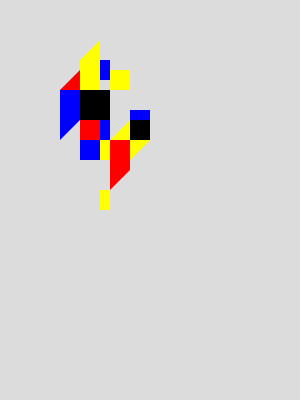
Frame 1 (no input)
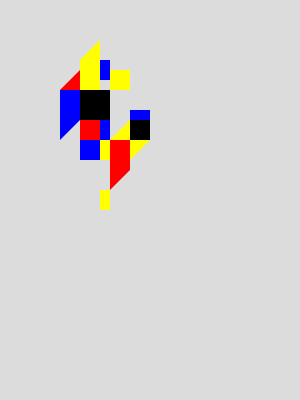
Frame 60 (no input)
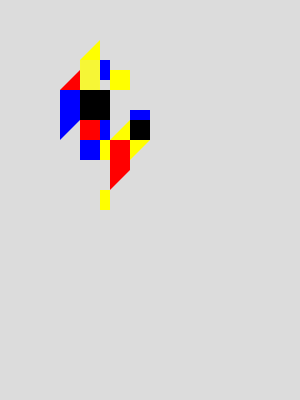
Frame 120 (the mouse pressed at the canvas centre since frame 60)

The p5.js sketch that drew these frames (run headless with seeded random() and noise() and a simulated clock; from frame 60 on, the mouse is pressed at the canvas centre):

// p5.js sketch
// ── sketch.js
let figures;
let colors;
function setup() {
  createCanvas(300, 400);
  this.colors = [[0,0,0,255],[0,0,255,255],[255,255,0,255],[255,0,0,255]];
  
  this.figures = [];
  
  inicialitzarFigures();
}

function draw() {
  background(220);
  var rand = int(random(10));
  //console.log(rand);
  if (rand == 1){
    let i = int(random(100))
    if (i <= 12){
     this.figures[i].accionar();
    }
  }  
  this.figures.forEach(pintarFigures);
}

function pintarFigures(figura,index){  
  if (figura.accionat()){
    figura = animacioEsvair(figura);    
  }
  figura.draw();
}

function animacioEsvair(figura){
    var color = figura.getColor();
    var difuminat = color[3];
    print("accionat");
    if (figura.esvaint()){      
      if (difuminat <= 0){
        figura.noEsvair();
        figura.desAccionar();
       }else{
         print("esvaint");
        difuminat-=1;
      }          
    }else{      
      if (difuminat >= 255){
        figura.esvair();
        figura.desAccionar();
      }else{
        print("desesvaint");
        difuminat+=1; 
      }
    }
    figura.setColor([color[0],color[1],color[2],difuminat]);
    return figura;
}

function inicialitzarFigures(){
  //this.figures = new Figura(type,initPos,height,width);
  //0 negre
  //1 blau
  //2 groc
  //3 vermell
  
  // SQUARES
  this.figures.push(new Figura("rect",[80,90],30,30,this.colors[0]));
  this.figures.push(new Figura("rect",[100,60],10,20,this.colors[1]));
  this.figures.push(new Figura("rect",[80,60],20,30,this.colors[2]));
  this.figures.push(new Figura("rect",[80,120],20,20,this.colors[3]));
  
  this.figures.push(new Figura("rect",[60,90],20,30,this.colors[1]));
  this.figures.push(new Figura("rect",[110,70],20,20,this.colors[2]));
  this.figures.push(new Figura("rect",[80,140],20,20,this.colors[1]));
  this.figures.push(new Figura("rect",[100,120],10,20,this.colors[1]));
  this.figures.push(new Figura("rect",[100,140],10,20,this.colors[2]));
  this.figures.push(new Figura("rect",[100,190],10,20,this.colors[2]));
  
  this.figures.push(new Figura("rect",[110,140],20,30,this.colors[3]));
  this.figures.push(new Figura("rect",[130,120],20,20,this.colors[0]));
  this.figures.push(new Figura("rect",[130,110],20,10,this.colors[1]));
  this.figures.push(new Figura("rect",[80,120],20,20,this.colors[3]));
  
  //TRIANGLES
  
  this.figures.push(new Figura("tri",[80,60,100,40,100,60],0,0,this.colors[2]));
  this.figures.push(new Figura("tri",[60,90,80,90,80,70],0,0,this.colors[3]));
  this.figures.push(new Figura("tri",[60,120,60,140,80,120],0,0,this.colors[1]));
  this.figures.push(new Figura("tri",[110,140,130,140,130,120],0,0,this.colors[2]));
  this.figures.push(new Figura("tri",[150,140,130,140,130,160],0,0,this.colors[2]));
  this.figures.push(new Figura("tri",[110,170,110,190,130,170],0,0,this.colors[3]));
  //this.figures.push(new Figura("tri",[100,190,100,200,80,200],0,0,this.colors[1]));
 
}
// ── Figura.js
class Figura {

   constructor(type,initPos,height,width,color) {
    this.type = type;
    this.initPos = initPos;
    this.height = height;
    this.width = width;
    this.color = color;
    this.esvaintse = true;
    this.accio = false;
  }

  draw() {
    noStroke();
    fill(this.color);
    if (this.type == "rect"){
      rect(this.initPos[0], this.initPos[1], this.height, this.width);
    }else{
      triangle(this.initPos[0], this.initPos[1],
               this.initPos[2], this.initPos[3],
               this.initPos[4], this.initPos[5]);
    }
  }
  
  accionat(){
   return this.accio; 
  }
  
  accionar(){
    this.accio = true;
  }
  
  desAccionar(){
    this.accio = false;
  }
  
  esvair(){
    this.esvaintse = true;
  }
  
  noEsvair(){
    this.esvaintse = false;
  }
  
  esvaint(){
    return this.esvaintse;
  }
  getColor(){
   return this.color; 
  }
  setColor(color){
    this.color = color;
  }
}
  
  
